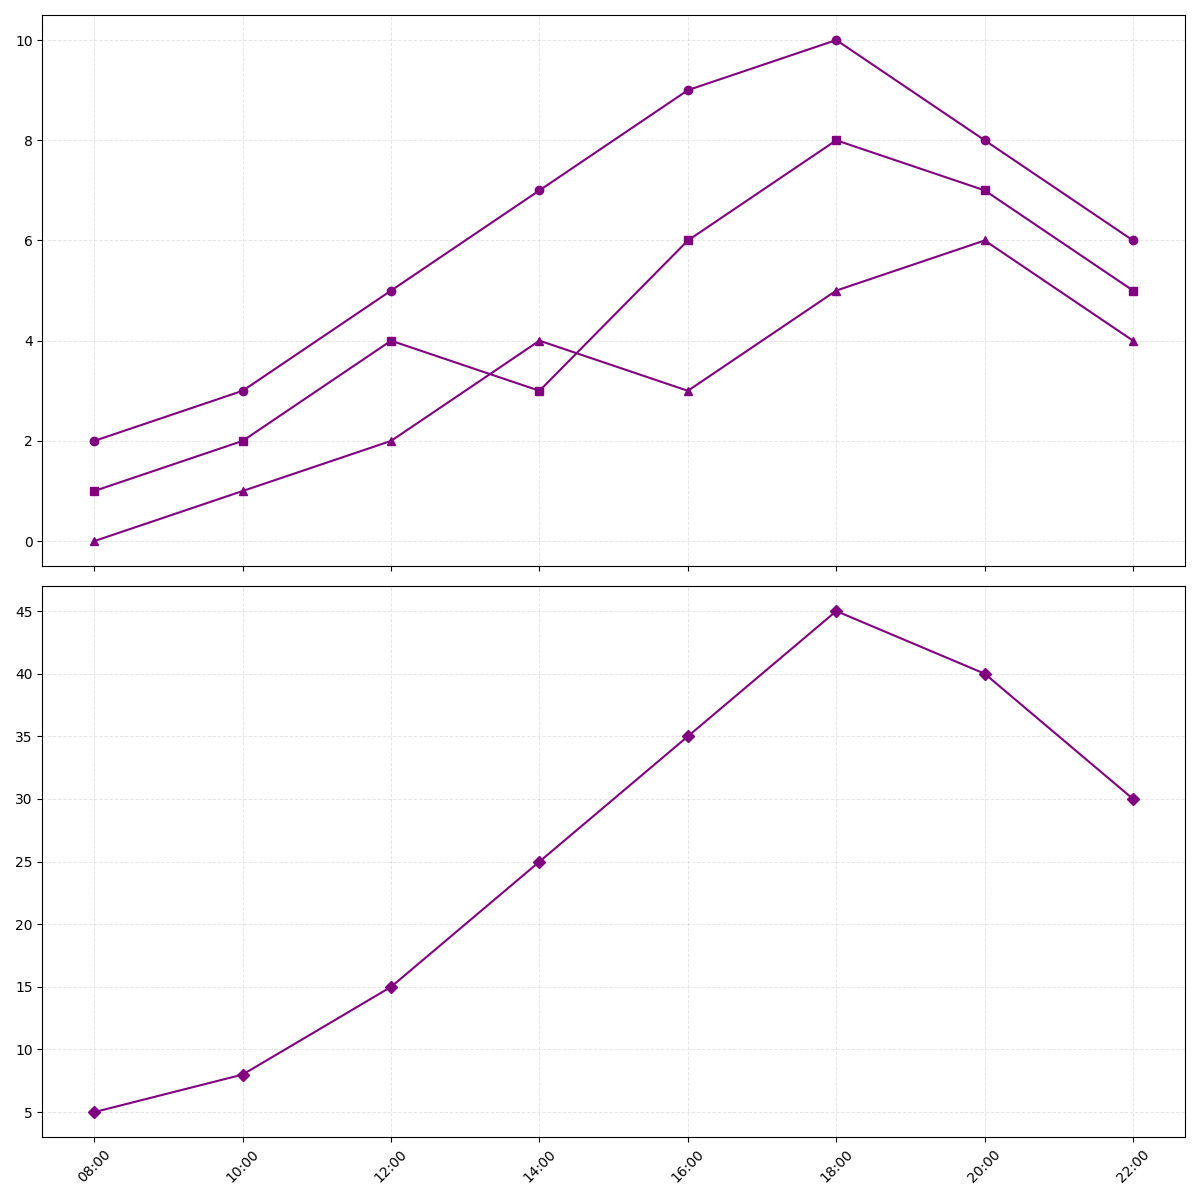

The Python source for this figure:
import matplotlib.pyplot as plt
import numpy as np

times = np.array(['08:00', '10:00', '12:00', '14:00', '16:00', '18:00', '20:00', '22:00'])

pop_bands = np.array([2, 3, 5, 7, 9, 10, 8, 6])
rock_bands = np.array([1, 2, 4, 3, 6, 8, 7, 5])
indie_bands = np.array([0, 1, 2, 4, 3, 5, 6, 4])

audience_attendance = np.array([5, 8, 15, 25, 35, 45, 40, 30])

fig, axes = plt.subplots(2, 1, figsize=(12, 12), sharex=True)

common_color = 'purple'

axes[0].plot(times, pop_bands, '-o', color=common_color)
axes[0].plot(times, rock_bands, '-s', color=common_color)
axes[0].plot(times, indie_bands, '-^', color=common_color)

axes[0].grid(alpha=0.3, linestyle='--', linewidth=0.7)

axes[1].plot(times, audience_attendance, '-D', color=common_color)

axes[1].grid(alpha=0.3, linestyle='--', linewidth=0.7)

for ax in axes:
    ax.tick_params(axis='x', rotation=45)

plt.tight_layout()
plt.show()
